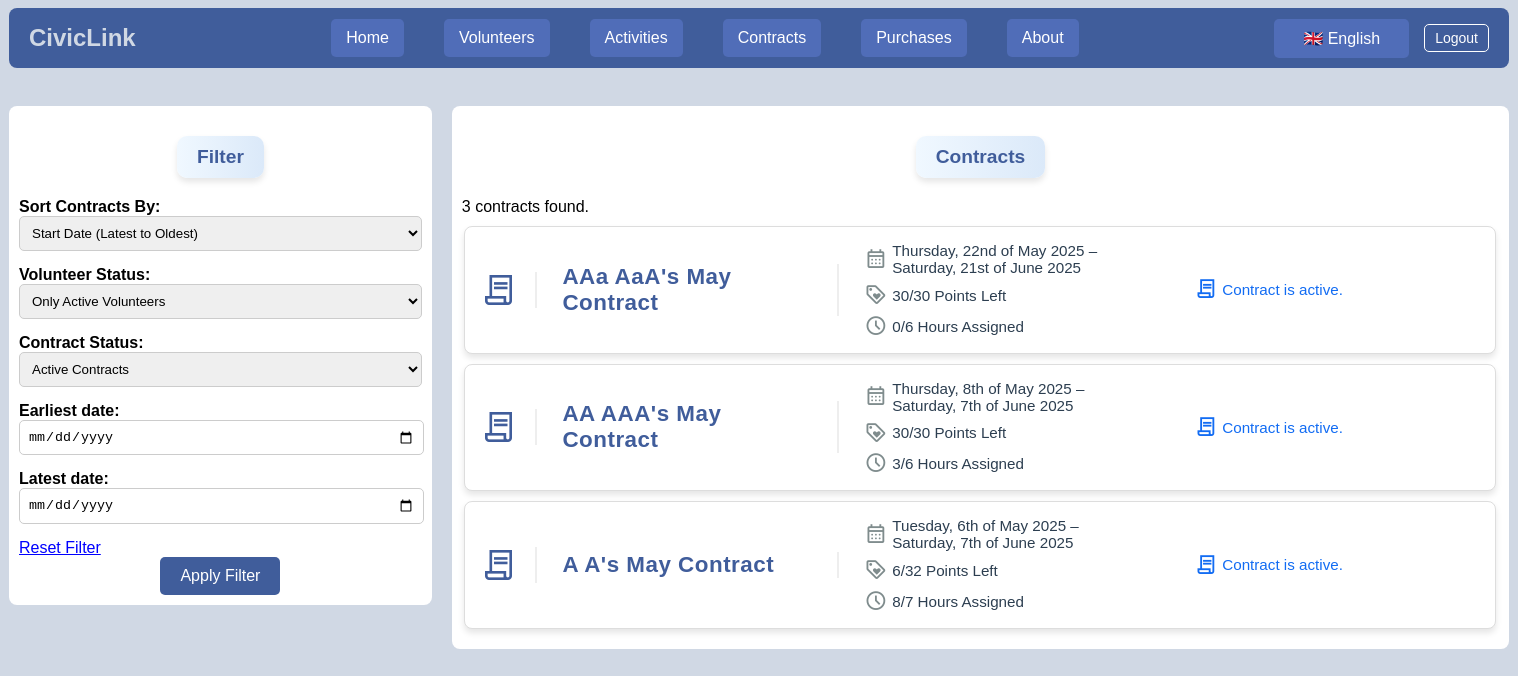
Screenshot of /Listing_Pages/all_contracts.php (signed in) with the database file from the repository.
### tables this page shows
CREATE TABLE `Contracts` (
  `id` bigint(20) NOT NULL,
  `user_id` bigint(20) NOT NULL,
  `volunteer_id` bigint(20) NOT NULL,
  `start_date` date NOT NULL,
  `end_date` date NOT NULL,
  `points_deposit` int(11) NOT NULL,
  `points_spent` int(11) NOT NULL,
  `hours_required` int(11) NOT NULL,
  `hours_completed` int(11) NOT NULL,
  `entry_clerk` varchar(255) NOT NULL,
  `contract_active` tinyint(1) NOT NULL,
  `additional_notes` text NOT NULL
);

CREATE TABLE `Volunteers` (
  `id` bigint(20) NOT NULL,
  `user_id` bigint(20) NOT NULL,
  `first_name` varchar(255) NOT NULL,
  `last_name` varchar(255) NOT NULL,
  `gender` varchar(255) NOT NULL,
  `date_of_birth` date NOT NULL,
  `address` varchar(255) NOT NULL,
  `zip_code` varchar(255) NOT NULL,
  `telephone_number` varchar(255) NOT NULL,
  `email` varchar(255) NOT NULL,
  `points` int(11) NOT NULL,
  `hours_required` int(11) NOT NULL,
  `hours_completed` int(11) NOT NULL,
  `volunteer_manager` varchar(255) NOT NULL,
  `entry_clerk` varchar(255) NOT NULL,
  `additional_notes` text NOT NULL,
  `registration_date` date NOT NULL,
  `trashed` tinyint(1) NOT NULL
);

### Languages/translate.php (called while the page is built, shortened)
<?php
function __($text) {
    if (!isset($_SESSION['lang']) || $_SESSION['lang'] === 'en') {
        return $text;
    }
    static $translations = null;
    return $translations[$text] ?? $text;
}
?>

### Classes/connect.php (called while the page is built, shortened)
<?php
class Database{
    private $host = "localhost";
    private $username = "root";
    private $password = "";
    private $db = "CivicLink_Database";
    function connect(){
        $connection = mysqli_connect($this->host, $this->username, $this->password, $this->db);
        return $connection;
    }
    function check_login(){
        $conn = $this->connect();
        if(isset($_SESSION['user_id']) && !empty($_SESSION['user_id'])){
            $user_id = $_SESSION['user_id'];
            $query = "SELECT * FROM Users WHERE user_id='$user_id' LIMIT 1";
            $result = mysqli_query($conn, $query);
            if($result && mysqli_num_rows($result) > 0){
                $user_data = mysqli_fetch_assoc($result);
                return $user_data;
            }
        }
        die;
    }
    function read($query){
        $conn = $this->connect();
        $result = mysqli_query($conn, $query);
        if ($result == false){
            return false;
        } else{
            $data = [];
            while($row = mysqli_fetch_assoc($result)){
                $data[] = $row;
            }
        return $data;
        }
    }
    function save($query){
        $conn = $this->connect();
        $result = mysqli_query($conn, $query);
        if ($result == false){
            return false;
        } else{
            return true;
        }
    }
}
?>

### Classes/functions.php (called while the page is built, shortened)
<?php
function fetch_data_rows($query){
    $DB = new Database();
    $DB->save($query);
    $result = $DB->read($query);
    if($result){
        return $result;
    }else{
        return false;
    }
}
function fetch_volunteer_data_row($user_id, $volunteer_id){
    $query = "SELECT * FROM Volunteers WHERE user_id='$user_id' AND id='$volunteer_id'";
    $DB = new Database();
    $DB->save($query);
    $result = $DB->read($query);
    if($result){
        return $result[0];
    }else{
        return false;
    }
}
function formatDate(?string $date_str): string {
    $lang = $_SESSION['lang'] ?? 'en';
    $date = DateTime::createFromFormat('Y-m-d', $date_str);
    if ($lang === 'pt') {
        $fmt = new IntlDateFormatter(
            'pt_PT',
            IntlDateFormatter::FULL,
            IntlDateFormatter::NONE,
            $date->getTimezone(),
            IntlDateFormatter::GREGORIAN,
            "EEEE, d 'de' MMMM 'de' y"
        );
    } else {
        return $date->format('l, jS \o\f F Y');
    }
    return $fmt->format($date);
}
?>

### Widget_Pages/contract_widget.php (the view, shortened to what this page needs)
<link rel="stylesheet" href="/CivicLink_Web_App/Styles/style.css">
<a href="/CivicLink_Web_App/Profile_Pages/contract_profile.php?contract_id=<?php echo $contract_id; ?>" style="text-decoration: none;">
    <div id="widget">
        <div class="widget_row">
            <div class="icon_container">
                <span class="material-symbols-outlined">contract</span>
            </div>
            <div class="name_container">
                <span class="widget_name">
                    <?php
                        $lang  = $_SESSION['lang'] ?? 'en';
                        $first = $volunteer_data_row['first_name'];
                        $last  = $volunteer_data_row['last_name'];
                        if ($lang === 'pt') {
                            if ($volunteer_data_row['gender'] == 'woman'){
                                echo "Contrato de {$month} da {$first} {$last}";
                            } else {
                                echo "Contrato de {$month} do {$first} {$last}";
                            }
                        } else {
                            echo "{$first} {$last}'s {$month} Contract";
                        }
                    ?>
                </span>
            </div>
            <div class="info_container">
                <p class="widget_info">
                    <span class="info_line">
                        <span class="info_label"><span class="material-symbols-outlined">calendar_month</span></span>
                        <span class="info_value">
                            <?= formatDate($contract_data_row['start_date']) ?> –<br> <?= formatDate($contract_data_row['end_date']) ?>
                        </span>
                    </span>
                    <span class="info_line">
                        <span class="info_label"><span class="material-symbols-outlined">loyalty</span></span>
                        <span class="info_value">
                            <?= $contract_data_row['points_deposit'] - $contract_data_row['points_spent'] ?>/<?= $contract_data_row['points_deposit'] ?> <?= __('Points Left') ?>
                        </span>
                    </span>
                    <span class="info_line">
                        <span class="info_label"><span class="material-symbols-outlined">schedule</span></span>
                        <span class="info_value">
                            <?= $contract_data_row['hours_completed'] ?>/<?= $contract_data_row['hours_required'] ?> <?= __('Hours Assigned') ?>
                        </span>
                    </span>
                </p>
            </div>
            <div class="status_container">
                <p class="widget_info">
                    <?php if ($contract_data_row['contract_active'] == 1): ?>
                        <span class="info_line upcoming">
                            <span class="material-symbols-outlined">contract</span>
                            <?= __('Contract is active.') ?>
                        </span>
                    <?php endif; ?>
                </p>
            </div>
        </div>
    </div>
</a>

### Listing_Pages/all_contracts.php (shortened to what this page needs)
<?php
    include(__DIR__ . "/../Header/header.php");
    include(__DIR__ . "/../Classes/connect.php");
    include(__DIR__ . "/../Classes/functions.php");
    $DB = new Database();
    $user_data = $DB->check_login();
    $user_id = $user_data['user_id'];
    $order_filter = $_SESSION['all_contracts_order_filter'] ?? "start_date_desc";
    $trash_filter = $_SESSION['all_contracts_trash_filter'] ?? "active_volunteers_only";
    $active_contract_filter = $_SESSION['all_contracts_active_contract_filter'] ?? "active_contracts_only";
    $earliest_date_filter = $_SESSION['all_contracts_earliest_date_filter'] ?? '';
    $latest_date_filter = $_SESSION['all_contracts_latest_date_filter'] ?? '';
    $sql_filter_query = "SELECT DISTINCT c.* FROM Contracts c JOIN Volunteers v ON v.id = c.volunteer_id WHERE 1=1 AND c.user_id = '$user_id'";
    if (!empty($trash_filter)){
        switch ($trash_filter){
            case 'active_volunteers_only':
                $sql_filter_query .= " AND v.trashed = '0'";
                break;
        }
    }
    if (!empty($active_contract_filter)){
        switch ($active_contract_filter){
            case 'active_contracts_only':
                $sql_filter_query .= " AND contract_active = 1";
                break;
        }
    }
    if (!empty($order_filter)){
        switch ($order_filter){
            case 'start_date_desc':
                $sql_filter_query .= " ORDER BY c.start_date DESC";
                break;
        }
    }
    $all_contracts_data_rows = fetch_data_rows($sql_filter_query);
?>
<!DOCTYPE html>
<html lang="en">
    <head>
        <link rel="stylesheet" href="/CivicLink_Web_App/Styles/style.css">
    </head>
    <body style="font-family: sans-serif ; background-color: #d0d8e4;">
        <div style="width: 1500px; min-height: 400px; margin:auto;">
            <br>
            <div style="display: flex;">
                <div style="flex:0.6;">
                    <div id="medium_rectangle">
                        <div id="section_title">
                            <span><?= __('Filter') ?></span>
                        </div>
                        <form action="" method="post">
                            <div style="margin-bottom: 15px;">
                                <label for="order_filter" style="font-weight: bold;"><?= __('Sort Contracts By:') ?></label><br>
                                <select name="order_filter" style="width: 100%; padding: 8px; border-radius: 5px; border: 1px solid #ccc;">
                                    <option value="start_date_desc" <?php echo ($order_filter=='start_date_desc')?'selected':''; ?>><?= __('Start Date (Latest to Oldest)') ?></option>
                                </select>
                            </div>
                            <div style="margin-bottom: 15px;">
                                <label for="trash_filter" style="font-weight: bold;"><?= __('Volunteer Status:') ?></label><br>
                                <select name="trash_filter" style="width: 100%; padding: 8px; border-radius: 5px; border: 1px solid #ccc;">
                                    <option value="active_volunteers_only" <?php echo ($trash_filter=='active_volunteers_only')?'selected':''; ?>><?= __('Only Active Volunteers') ?></option>
                                </select>
                            </div>
                            <div style="margin-bottom: 15px;">
                                <label for="active_contract_filter" style="font-weight: bold;"><?= __('Contract Status:') ?></label><br>
                                <select name="active_contract_filter" style="width: 100%; padding: 8px; border-radius: 5px; border: 1px solid #ccc;">
                                    <option value="active_contracts_only" <?php echo ($active_contract_filter=='active_contracts_only')?'selected':''; ?>><?= __('Active Contracts') ?></option>
                                </select>
                            </div>
                            <div style="margin-bottom: 15px;">
                                <label for="earliest_date_filter" style="font-weight: bold;"><?= __('Earliest date:') ?></label><br>
                                <input name="earliest_date_filter" type="date" value="<?= $earliest_date_filter ?>" style="width:96%; padding:8px; border-radius:5px; border:1px solid #ccc;">
                            </div>
                            <div style="margin-bottom: 15px;">
                                <label for="latest_date_filter" style="font-weight: bold;"><?= __('Latest date:') ?></label><br>
                                <input name="latest_date_filter" type="date" value="<?= $latest_date_filter ?>" style="width:96%; padding:8px; border-radius:5px; border:1px solid #ccc;">
                            </div>
                            <div>
                                <a href="?reset_filters=1" class="reset-link"><?= __('Reset Filter') ?></a>
                            </div>
                            <div style="text-align: center;">
                                <button name="apply_filter" type="submit" style="padding:10px 20px; background-color:#405d9b; color:white; border:none; border-radius:5px; font-size:16px; cursor:pointer;">
                                    <?= __('Apply Filter') ?>
                                </button>
                            </div>
                        </form>
                    </div>
                </div>
                <div style="min-height: 400px; flex:1.5; padding-left: 20px; padding-right: 0px;">
                    <div id="medium_rectangle">
                        <div id="section_title">
                            <span><?= __('Contracts') ?></span>
                        </div>
                        <?php
                        if (empty($all_contracts_data_rows)) {
                            echo __('No contracts found.');
                        } elseif (count($all_contracts_data_rows) == 1) {
                            echo '1 ' . __('contract found.');
                        } else {
                            echo count($all_contracts_data_rows) . ' ' . __('contracts found.');
                        } ?>
                        <?php
                            if($all_contracts_data_rows){
                                foreach($all_contracts_data_rows as $contract_data_row){
                                    $contract_id = $contract_data_row['id'];
                                    $volunteer_data_row = fetch_volunteer_data_row($user_id,$contract_data_row['volunteer_id']);
                                    $date = new DateTime($contract_data_row['start_date']);
                                    $month = __($date->format('F'));
                                    include(__DIR__ . "/../Widget_Pages/contract_widget.php");
                                }
                            }
                        ?>
                    </div>
                </div>
            </div>
        </div>
    </body>
</html>

### rows the page displays
contracts: volunteer.first_name "AAa", volunteer.last_name "AaA", start_date "May", start_date "Thursday, 22nd of May 2025", end_date "Saturday, 21st of June 2025", points_deposit "30", hours_completed "0", hours_required "6"
contracts: volunteer.first_name "AA", volunteer.last_name "AAA", start_date "May", start_date "Thursday, 8th of May 2025", end_date "Saturday, 7th of June 2025", points_deposit "30", hours_completed "3", hours_required "6"
contracts: volunteer.first_name "A", volunteer.last_name "A", start_date "May", start_date "Tuesday, 6th of May 2025", end_date "Saturday, 7th of June 2025", $contract_data_row['points_deposit'] - $contract_data_row['points_spent'] "6", points_deposit "32", hours_completed "8", hours_required "7"

### other values shown
__('Home') "Home"
__('Volunteers') "Volunteers"
__('Activities') "Activities"
__('Contracts') "Contracts"
__('Purchases') "Purchases"
__('About') "About"
__('English') "English"
__('Logout') "Logout"
__('Filter') "Filter"
__('Sort Contracts By:') "Sort Contracts By:"
__('Volunteer Status:') "Volunteer Status:"
__('Contract Status:') "Contract Status:"
__('Earliest date:') "Earliest date:"
__('Latest date:') "Latest date:"
__('Reset Filter') "Reset Filter"
